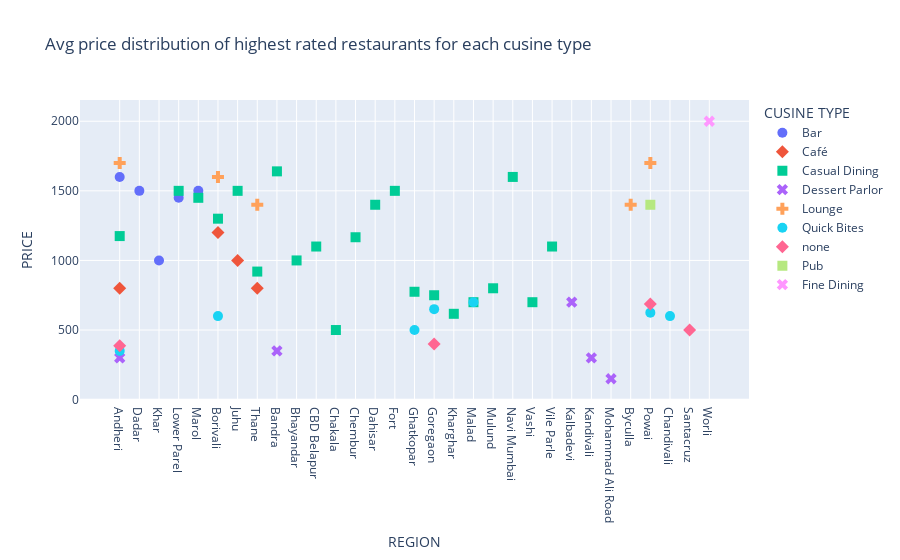

Source (notebook cell):
### Code cell
fig = px.scatter(highest_rated_price_df, x="REGION", y="PRICE", color="CUSINE TYPE", symbol="CUSINE TYPE",
                 title="Avg price distribution of highest rated restaurants for each cusine type").update_traces(marker_size=10)
fig.show()

### Figure 1 — Plotly figure (JSON) as saved in the notebook; plotly's stock layout.template omitted (floating-point values rounded to 4 significant figures)
{"data": [{"hovertemplate": "CUSINE TYPE=Bar<br>REGION=%{x}<br>PRICE=%{y}<extra></extra>", "legendgroup": "Bar", "marker": {"color": "#636efa", "size": 10, "symbol": "circle"}, "mode": "markers", "name": "Bar", "orientation": "v", "showlegend": true, "type": "scatter", "x": ["Andheri", "Dadar", "Khar", "Lower Parel", "Marol"], "xaxis": "x", "y": [1600, 1500, 1000, 1450, 1500], "yaxis": "y"}, {"hovertemplate": "CUSINE TYPE=Café<br>REGION=%{x}<br>PRICE=%{y}<extra></extra>", "legendgroup": "Café", "marker": {"color": "#EF553B", "size": 10, "symbol": "diamond"}, "mode": "markers", "name": "Café", "orientation": "v", "showlegend": true, "type": "scatter", "x": ["Andheri", "Borivali", "Juhu", "Thane"], "xaxis": "x", "y": [800, 1200, 1000, 800], "yaxis": "y"}, {"hovertemplate": "CUSINE TYPE=Casual Dining<br>REGION=%{x}<br>PRICE=%{y}<extra></extra>", "legendgroup": "Casual Dining", "marker": {"color": "#00cc96", "size": 10, "symbol": "square"}, "mode": "markers", "name": "Casual Dining", "orientation": "v", "showlegend": true, "type": "scatter", "x": ["Andheri", "Bandra", "Bhayandar", "Borivali", "CBD Belapur", "Chakala", "Chembur", "Dahisar", "Fort", "Ghatkopar", "Goregaon", "Juhu", "Kharghar", "Lower Parel", "Malad", "Marol", "Mulund", "Navi Mumbai", "Thane", "Vashi", "Vile Parle"], "xaxis": "x", "y": [1175, 1640, 1000, 1300, 1100, 500, 1167.0, 1400, 1500, 775, 750, 1500, 616.7, 1500, 700, 1450, 800, 1600, 920, 700, 1100], "yaxis": "y"}, {"hovertemplate": "CUSINE TYPE=Dessert Parlor<br>REGION=%{x}<br>PRICE=%{y}<extra></extra>", "legendgroup": "Dessert Parlor", "marker": {"color": "#ab63fa", "size": 10, "symbol": "x"}, "mode": "markers", "name": "Dessert Parlor", "orientation": "v", "showlegend": true, "type": "scatter", "x": ["Andheri", "Bandra", "Kalbadevi", "Kandivali", "Mohammad Ali Road"], "xaxis": "x", "y": [300, 350, 700, 300, 150], "yaxis": "y"}, {"hovertemplate": "CUSINE TYPE=Lounge<br>REGION=%{x}<br>PRICE=%{y}<extra></extra>", "legendgroup": "Lounge", "marker": {"color": "#FFA15A", "size": 10, "symbol": "cross"}, "mode": "markers", "name": "Lounge", "orientation": "v", "showlegend": true, "type": "scatter", "x": ["Andheri", "Borivali", "Byculla", "Powai", "Thane"], "xaxis": "x", "y": [1700, 1600, 1400, 1700, 1400], "yaxis": "y"}, {"hovertemplate": "CUSINE TYPE=Quick Bites<br>REGION=%{x}<br>PRICE=%{y}<extra></extra>", "legendgroup": "Quick Bites", "marker": {"color": "#19d3f3", "size": 10, "symbol": "circle"}, "mode": "markers", "name": "Quick Bites", "orientation": "v", "showlegend": true, "type": "scatter", "x": ["Andheri", "Borivali", "Chandivali", "Ghatkopar", "Goregaon", "Malad", "Powai"], "xaxis": "x", "y": [350, 600, 600, 500, 650, 700, 625], "yaxis": "y"}, {"hovertemplate": "CUSINE TYPE=none<br>REGION=%{x}<br>PRICE=%{y}<extra></extra>", "legendgroup": "none", "marker": {"color": "#FF6692", "size": 10, "symbol": "diamond"}, "mode": "markers", "name": "none", "orientation": "v", "showlegend": true, "type": "scatter", "x": ["Andheri", "Goregaon", "Powai", "Santacruz"], "xaxis": "x", "y": [387.5, 400, 687.5, 500], "yaxis": "y"}, {"hovertemplate": "CUSINE TYPE=Pub<br>REGION=%{x}<br>PRICE=%{y}<extra></extra>", "legendgroup": "Pub", "marker": {"color": "#B6E880", "size": 10, "symbol": "square"}, "mode": "markers", "name": "Pub", "orientation": "v", "showlegend": true, "type": "scatter", "x": ["Powai"], "xaxis": "x", "y": [1400], "yaxis": "y"}, {"hovertemplate": "CUSINE TYPE=Fine Dining<br>REGION=%{x}<br>PRICE=%{y}<extra></extra>", "legendgroup": "Fine Dining", "marker": {"color": "#FF97FF", "size": 10, "symbol": "x"}, "mode": "markers", "name": "Fine Dining", "orientation": "v", "showlegend": true, "type": "scatter", "x": ["Worli"], "xaxis": "x", "y": [2000], "yaxis": "y"}], "layout": {"legend": {"title": {"text": "CUSINE TYPE"}, "tracegroupgap": 0}, "title": {"text": "Avg price distribution of highest rated restaurants for each cusine type"}, "xaxis": {"anchor": "y", "domain": [0, 1], "title": {"text": "REGION"}}, "yaxis": {"anchor": "x", "domain": [0, 1], "title": {"text": "PRICE"}}}}
